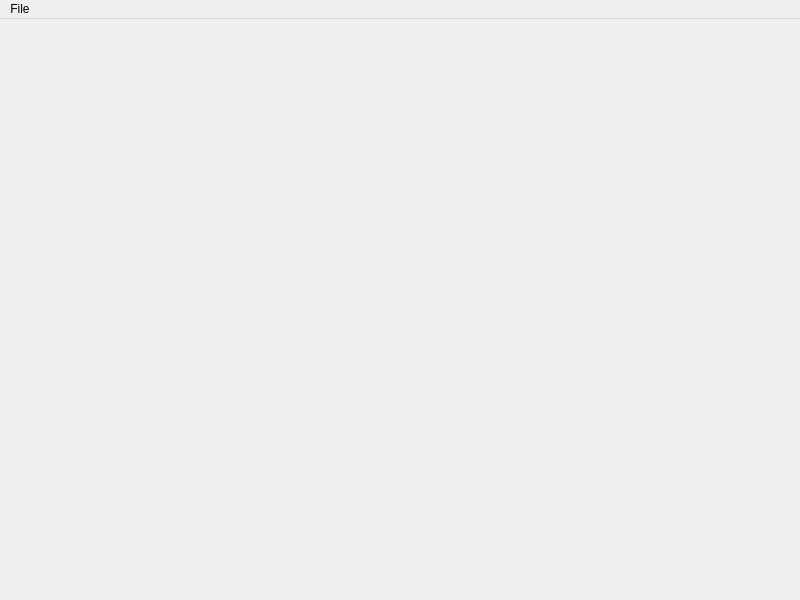
<?xml version="1.0" encoding="UTF-8"?>
<ui version="4.0">
 <class>MainWindow</class>
 <widget class="QMainWindow" name="MainWindow">
  <property name="geometry">
   <rect>
    <x>0</x>
    <y>0</y>
    <width>800</width>
    <height>600</height>
   </rect>
  </property>
  <property name="windowTitle">
   <string>MainWindow</string>
  </property>
  <widget class="QWidget" name="centralwidget"/>
  <widget class="QMenuBar" name="menuBar">
   <property name="geometry">
    <rect>
     <x>0</x>
     <y>0</y>
     <width>800</width>
     <height>39</height>
    </rect>
   </property>
   <widget class="QMenu" name="menuFile">
    <property name="title">
     <string>File</string>
    </property>
    <addaction name="actionsave_svg"/>
   </widget>
   <addaction name="menuFile"/>
  </widget>
  <action name="actionsave_svg">
   <property name="text">
    <string>save svg</string>
   </property>
  </action>
 </widget>
 <resources/>
 <connections/>
</ui>
